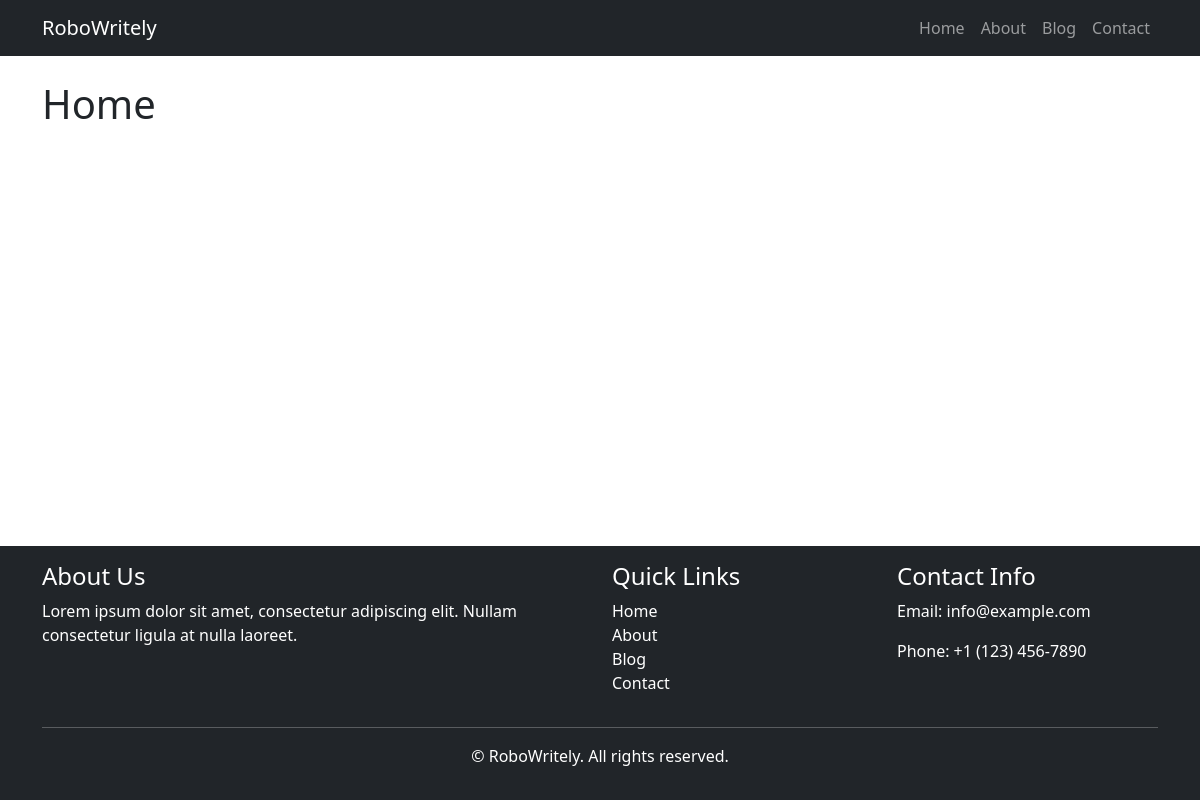
Before: / with the older database file.
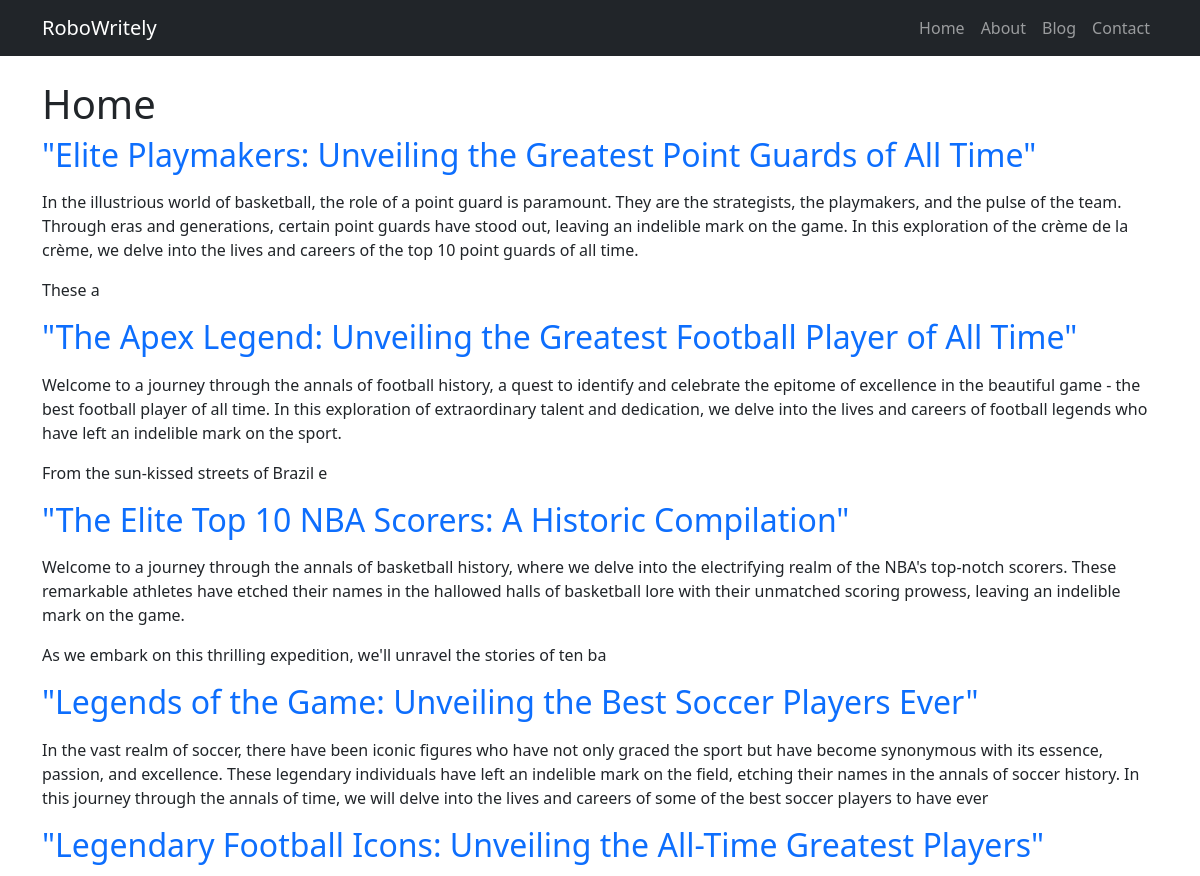
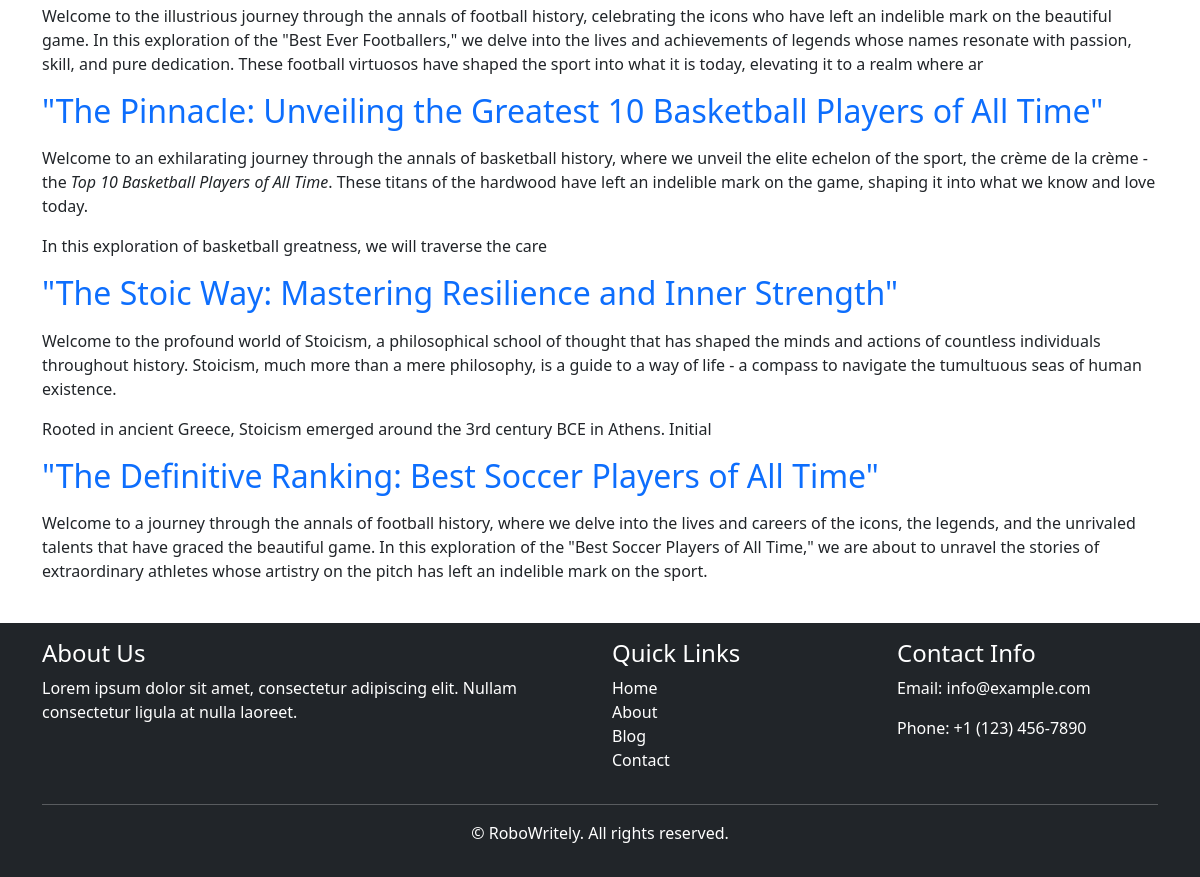
After: the same page with the newer database file (2 pictures, top to bottom).
### ContentCreation/models.py (models this page shows, shortened)
class BlogPost(models.Model):
    title = RichTextField()
    slug = models.SlugField(max_length=100)
    heading = models.CharField(max_length=100, blank=True, null=True)
    intro = models.CharField(max_length=300, blank=True, null=True)
    keyword = models.CharField(max_length=300, blank=True, null=True)
    meta_description = models.CharField(max_length=300)
    paragraphs = models.ManyToManyField(Paragraph, related_name='blog_posts')
    created_at = models.DateTimeField(auto_now_add=True)

### ContentCreation/views.py (the view)
# urls.py: path('', views.home, name='home'),
def home(request):
    latest_blogs = BlogPost.objects.order_by('-created_at')[:10]
    context = {'latest_blogs': latest_blogs}
    return render(request, 'ContentCreation/home.html', context)

### templates/ContentCreation/home.html (shortened to what this page needs)
{% extends 'base.html' %}
{% block content %}
    <h1>Home</h1>
    <div class="blog-list">
        {% for blog in latest_blogs %}
            <article class="blog-post">
                <h2><a href="{% url 'display_blog_post' blog.id blog.slug %}">{{ blog.heading }}</a></h2>
                <div class="content">
                    {{ blog.intro | safe | slice:":500" }}
                </div>
            </article>
        {% endfor %}
    </div>
{% endblock %}

### templates/base.html (shortened to what this page needs)
<!DOCTYPE html>
<html lang="en">
<head>
    <link rel="stylesheet" href="https://cdn.jsdelivr.net/npm/bootstrap@5.3.0/dist/css/bootstrap.min.css">
</head>
<body>
    <header>
        {% include 'header.html' %}
    </header>
    <div class="container mt-4">
        {% block content %}
        {% endblock %}
    </div>
    {% include 'footer.html' %}
</body>
</html>

### templates/header.html (shortened to what this page needs)
<nav class="navbar navbar-expand-lg navbar-dark bg-dark">
    <div class="container">
        <a class="navbar-brand" href="#">
            RoboWritely
        </a>
        <div class="collapse navbar-collapse" id="navbarNav">
            <ul class="navbar-nav ms-auto">
                <li class="nav-item">
                    <a class="nav-link" href="#">Home</a>
                </li>
                <li class="nav-item">
                    <a class="nav-link" href="#">About</a>
                </li>
                <li class="nav-item">
                    <a class="nav-link" href="#">Blog</a>
                </li>
                <li class="nav-item">
                    <a class="nav-link" href="#">Contact</a>
                </li>
            </ul>
        </div>
    </div>
</nav>

### templates/footer.html
<footer class="bg-dark text-white p-3 mt-4">
    <div class="container">
        <div class="row">
            <div class="col-md-6">
                <h4>About Us</h4>
                <p>Lorem ipsum dolor sit amet, consectetur adipiscing elit. Nullam consectetur ligula at nulla laoreet.</p>
            </div>
            <div class="col-md-3">
                <h4>Quick Links</h4>
                <ul class="list-unstyled">
                    <li><a class="text-white" href="#">Home</a></li>
                    <li><a class="text-white"  href="#">About</a></li>
                    <li><a class="text-white"  href="#">Blog</a></li>
                    <li><a class="text-white"  href="#">Contact</a></li>
                </ul>
            </div>
            <div class="col-md-3">
                <h4>Contact Info</h4>
                <p>Email: info@example.com</p>
                <p>Phone: +1 (123) 456-7890</p>
            </div>
        </div>
        <hr class="bg-white">
        <p class="text-center">&copy; {{ year }} RoboWritely. All rights reserved.</p>
    </div>
</footer>

### templates/base.html (style rules this page uses)
body { display: flex; flex-direction: column; min-height: 100vh; margin: 0; padding: 0; }
.container { flex: 1; }
footer { background-color: #343a40; color: #ffffff; }
a { text-decoration:none; }

Changed rows visible on the page:
added BlogPost: heading "\"Elite Playmakers: Unveiling the Greatest Point Guards of All Time\"", intro "In the illustrious world of basketball, the role of a point guard is paramount. They are the strategists, the playmakers, and the pulse of the team. Through eras and generations, certain point guards have stood out, leaving an indelible mark on the game. In this exploration of the crème de la crème, we delve into the lives and careers of the top 10 point guards of all time. These a"
added BlogPost: heading "\"The Apex Legend: Unveiling the Greatest Football Player of All Time\"", intro "Welcome to a journey through the annals of football history, a quest to identify and celebrate the epitome of excellence in the beautiful game - the best football player of all time. In this exploration of extraordinary talent and dedication, we delve into the lives and careers of football legends who have left an indelible mark on the sport. From the sun-kissed streets of Brazil e"
added BlogPost: heading "\"The Elite Top 10 NBA Scorers: A Historic Compilation\"", intro "Welcome to a journey through the annals of basketball history, where we delve into the electrifying realm of the NBA's top-notch scorers. These remarkable athletes have etched their names in the hallowed halls of basketball lore with their unmatched scoring prowess, leaving an indelible mark on the game. As we embark on this thrilling expedition, we'll unravel the stories of ten ba"
added BlogPost: heading "\"Legends of the Game: Unveiling the Best Soccer Players Ever\"", intro "In the vast realm of soccer, there have been iconic figures who have not only graced the sport but have become synonymous with its essence, passion, and excellence. These legendary individuals have left an indelible mark on the field, etching their names in the annals of soccer history. In this journey through the annals of time, we will delve into the lives and careers of some of the best soccer players to have ever"
added BlogPost: heading "\"Legendary Football Icons: Unveiling the All-Time Greatest Players\"", intro "Welcome to the illustrious journey through the annals of football history, celebrating the icons who have left an indelible mark on the beautiful game. In this exploration of the \"Best Ever Footballers,\" we delve into the lives and achievements of legends whose names resonate with passion, skill, and pure dedication. These football virtuosos have shaped the sport into what it is today, elevating it to a realm where ar"
added BlogPost: heading "\"The Pinnacle: Unveiling the Greatest 10 Basketball Players of All Time\"", intro "Welcome to an exhilarating journey through the annals of basketball history, where we unveil the elite echelon of the sport, the crème de la crème - the Top 10 Basketball Players of All Time . These titans of the hardwood have left an indelible mark on the game, shaping it into what we know and love today. In this exploration of basketball greatness, we will traverse the care"
added BlogPost: heading "\"The Stoic Way: Mastering Resilience and Inner Strength\"", intro "Welcome to the profound world of Stoicism, a philosophical school of thought that has shaped the minds and actions of countless individuals throughout history. Stoicism, much more than a mere philosophy, is a guide to a way of life - a compass to navigate the tumultuous seas of human existence. Rooted in ancient Greece, Stoicism emerged around the 3rd century BCE in Athens. Initial"
added BlogPost: heading "\"The Definitive Ranking: Best Soccer Players of All Time\"", intro "Welcome to a journey through the annals of football history, where we delve into the lives and careers of the icons, the legends, and the unrivaled talents that have graced the beautiful game. In this exploration of the \"Best Soccer Players of All Time,\" we are about to unravel the stories of extraordinary athletes whose artistry on the pitch has left an indelible mark on the sport."
